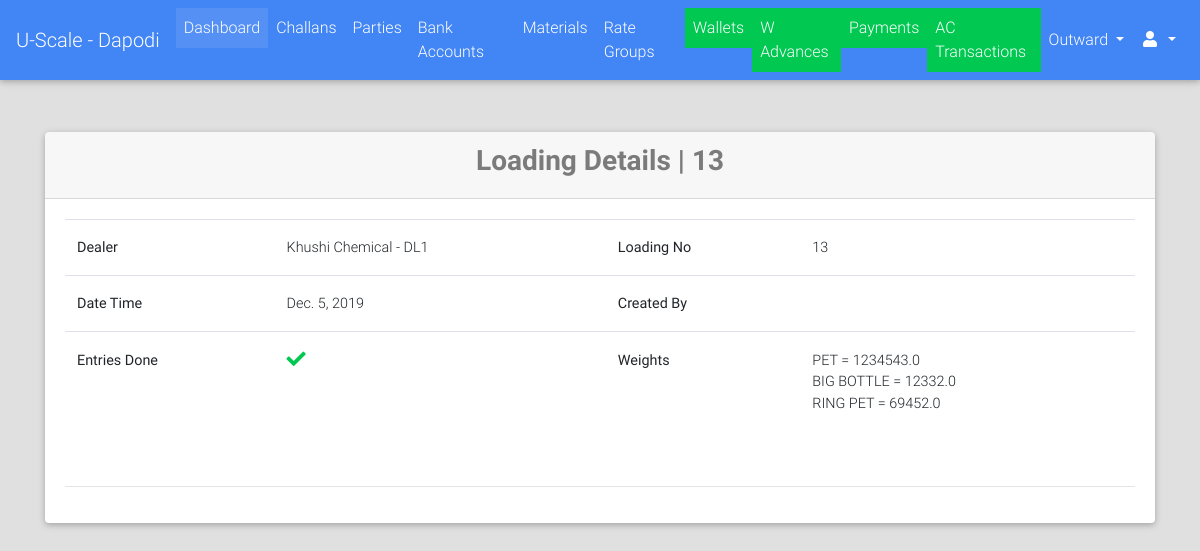
The page /loadings/detail/13/ (signed in) on the database its author committed.
### loadings/models.py (models this page shows, shortened)
class Loading(models.Model):
    STATUS_CHOICES = (("CR", "Created"), ("ED", "Entries Done"), ("DN", "DN"))
    loading_no = models.CharField(max_length=12, unique=True)
    dealer = models.ForeignKey("dealers.Dealer", on_delete=models.PROTECT)
    vehicle_details = models.CharField(max_length=264)
    extra_info = models.TextField(blank=True)
    created_on = models.DateField(verbose_name="Loading Date", )
    updated_on = models.DateTimeField(auto_now=True)
    status = models.CharField(max_length=2, choices=STATUS_CHOICES, default="CR")

class LoadingWeight(models.Model):
    loading = models.ForeignKey(Loading, on_delete=models.CASCADE)
    material = models.ForeignKey("materials.Material", on_delete=models.PROTECT)
    weight_count = models.FloatField(validators=[MinValueValidator(limit_value=1.0)])
    class Meta:
        unique_together = ("material", "loading")

### dealers/models.py (models this page shows, shortened)
class Dealer(models.Model):
    name = models.CharField(max_length=128)
    dealer_code = models.CharField(max_length=32, blank=True)
    address = models.TextField(blank=True)
    business_name = models.CharField(max_length=256, blank=True)
    phone = models.CharField(max_length=13)
    whatsapp = models.CharField(max_length=13, blank=True)
    email = models.EmailField(blank=True, null=True)
    extra_info = models.TextField(blank=True)
    city = models.CharField(max_length=64, blank=True)
    is_active = models.BooleanField(default=True)

### materials/models.py (models this page shows, shortened)
class Material(models.Model):
    name = models.CharField(max_length=64)
    attribute = models.CharField(max_length=6, blank=True)
    material_code = models.CharField(max_length=12)
    extra_info = models.TextField(blank=True)
    has_report = models.BooleanField(default=False)
    merge_material = models.ForeignKey("self", related_name="merge_materials", on_delete=models.SET_NULL, blank=True, null=True)
    up_rate = models.FloatField(default=1.0, validators=[MinValueValidator(limit_value=0.1)])
    default_rate = models.FloatField(default=1.0, validators=[MinValueValidator(limit_value=0.1)])
    down_rate = models.FloatField(default=1.0, validators=[MinValueValidator(limit_value=0.1)])
    is_active = models.BooleanField(default=True)

### loadings/views.py (the view)
# urls.py: url(r'^detail/(?P<id>[0-9]+)/$', views.LoadingDetailView.as_view(), name="detail"),
class LoadingDetailView(LoginRequiredMixin, DetailView):
    model = Loading
    slug_url_kwarg = "id"
    slug_field = "id"
    context_object_name = "loading"
    template_name = "loadings/detail.html"
    def get_object(self, queryset=None):
        loading = super().get_object()
        loading.save()
        return loading

### loadings/models.py (called while the page is built)
def assign_loading_no(sender, instance, *args, **kwargs):
    if not instance.loading_no:
        instance.loading_no = instance.id
        instance.save()

### portal/templatetags/constant_tags.py (called while the page is built)
@register.simple_tag
def get_branch_name():
    return settings.BRANCH_NAME

### portal/templates/loadings/detail.html (shortened to what this page needs)
{% extends "portal/base.html" %}
{% load crispy_forms_tags %}
{% block content %}
    <br><br>
    <div class="container">
        <div class="card">
            <div class="card-header">
                <h3 class="text-black-50 font-weight-bold text-center">Loading Details | {{ loading.loading_no }}</h3>
            </div>
            <div class="card-body">
                <table class="table">
                    <tbody>
                        <tr>
                            <th>Dealer</th>
                            <td>{{ loading.dealer.name }} - {{ loading.dealer.dealer_code }}</td>
                            <th>Loading No</th>
                            <td>{{ loading.loading_no }}</td>
                        </tr>
                        <tr>
                            <th>Date Time</th>
                            <td>{{ loading.created_on }}</td>
                            <th>Created By</th>
                            <td>{{ loading.created_by }}</td>
                        </tr>
                        <tr>
                            <th>Entries Done</th>
                            <td>
                                {% if not loading.status == "CR" %}
                                    <i class="fa fa-lg text-success fa-check"></i>
                                {% else %}
                                    <a href="{{ loading.get_entries_url }}"><button class="btn btn-primary btn-sm">Goto Entries</button></a>
                                {% endif %}
                            </td>
                            <th>Weights</th>
                            <td>
                                {% for lw in loading.loadingweight_set.all %}
                                    {{ lw.material.name }} = {{ lw.weight_count }} <br>
                                {% endfor %}
                            </td>
                        </tr>
                    </tbody>
                </table>
                <br><hr>
            </div>
        </div>
    </div>
{% endblock %}

### rows shown on the page
Loading: loading_no "13", dealer.name "Khushi Chemical", dealer.dealer_code "DL1", created_on "Dec. 5, 2019"
LoadingWeight: material.name "PET", weight_count "1234543.0"
LoadingWeight: material.name "BIG BOTTLE", weight_count "12332.0"
LoadingWeight: material.name "RING PET", weight_count "69452.0"
